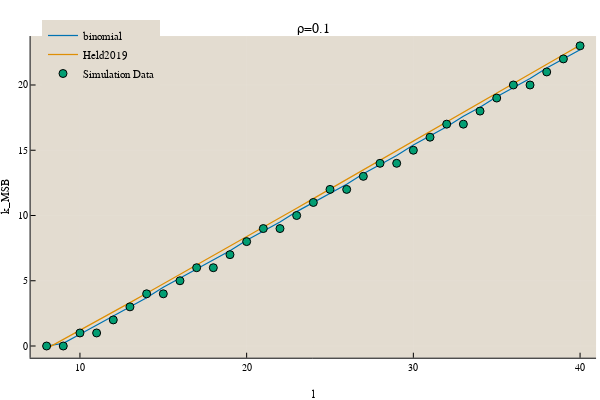

Source (notebook cell):
### Code cell
k_max_smooth, k_msb, Load_smooth, Load_msb = theoretical_smooth(0.1)
plot(8:40, k_max_smooth/10, ylabel="k_MSB", xlabel="l", label="binomial", legend=:topleft, title="ρ=0.1", titlefontsize=10)
plot!(8:40, k_msb, label="Held2019")
scatter!(8:40, [get_max(df, l, .1) for l in 8:40]./ 2, label="Simulation Data")

### Figure 1 — Plotly figure (JSON) as saved in the notebook; plotly's stock layout.template omitted (floating-point values rounded to 4 significant figures)
{"data": [{"colorbar": {"title": ""}, "legendgroup": "binomial", "line": {"color": "rgba(1, 115, 178, 1.000)", "dash": "solid", "shape": "linear", "width": 1.25}, "mode": "lines", "name": "binomial", "showlegend": true, "type": "scatter", "x": [8, 9, 10, 11, 12, 13, 14, 15, 16, 17, 18, 19, 20, 21, 22, 23, 24, 25, 26, 27, 28, 29, 30, 31, 32, 33, 34, 35, 36, 37, 38, 39, 40], "xaxis": "x1", "y": [0, 0.2, 0.9, 1.6, 2.3, 3, 3.7, 4.5, 5.2, 5.9, 6.6, 7.3, 8.1, 8.8, 9.5, 10.3, 11, 11.7, 12.4, 13.2, 13.9, 14.6, 15.4, 16.1, 16.8, 17.6, 18.3, 19.1, 19.8, 20.5, 21.3, 22, 22.7], "yaxis": "y1", "zmax": null, "zmin": null}, {"colorbar": {"title": ""}, "legendgroup": "Held2019", "line": {"color": "rgba(222, 143, 5, 1.000)", "dash": "solid", "shape": "linear", "width": 1.25}, "mode": "lines", "name": "Held2019", "showlegend": true, "type": "scatter", "x": [8, 9, 10, 11, 12, 13, 14, 15, 16, 17, 18, 19, 20, 21, 22, 23, 24, 25, 26, 27, 28, 29, 30, 31, 32, 33, 34, 35, 36, 37, 38, 39, 40], "xaxis": "x1", "y": [-0.1989, 0.4966, 1.198, 1.904, 2.613, 3.326, 4.042, 4.76, 5.48, 6.202, 6.925, 7.65, 8.376, 9.103, 9.832, 10.56, 11.29, 12.02, 12.75, 13.49, 14.22, 14.95, 15.69, 16.42, 17.16, 17.89, 18.63, 19.37, 20.1, 20.84, 21.58, 22.32, 23.05], "yaxis": "y1", "zmax": null, "zmin": null}, {"colorbar": {"title": ""}, "legendgroup": "Simulation Data", "marker": {"color": "rgba(2, 158, 115, 1.000)", "line": {"color": "rgba(0, 0, 0, 1.000)", "width": 1}, "size": 8, "symbol": "circle"}, "mode": "markers", "name": "Simulation Data", "showlegend": true, "type": "scatter", "x": [8, 9, 10, 11, 12, 13, 14, 15, 16, 17, 18, 19, 20, 21, 22, 23, 24, 25, 26, 27, 28, 29, 30, 31, 32, 33, 34, 35, 36, 37, 38, 39, 40], "xaxis": "x1", "y": [0, 0, 1, 1, 2, 3, 4, 4, 5, 6, 6, 7, 8, 9, 9, 10, 11, 12, 12, 13, 14, 14, 15, 16, 17, 17, 18, 19, 20, 20, 21, 22, 23], "yaxis": "y1", "zmax": null, "zmin": null}], "layout": {"annotations": [{"font": {"color": "rgba(0, 0, 0, 1.000)", "family": "Lucida Sans Unicode", "size": 14}, "rotation": 0, "showarrow": false, "text": "ρ=0.1", "x": 0.5222, "xanchor": "center", "xref": "paper", "y": 1, "yanchor": "top", "yref": "paper"}], "height": 400, "legend": {"bgcolor": "rgba(227, 220, 208, 1.000)", "bordercolor": "rgba(227, 220, 208, 1.000)", "borderwidth": 1, "font": {"color": "rgba(0, 0, 0, 1.000)", "family": "sans-serif", "size": 11}, "tracegroupgap": 0, "traceorder": "normal", "x": 0.07, "xanchor": "left", "y": 1, "yanchor": "top"}, "margin": {"b": 20, "l": 0, "r": 0, "t": 20}, "paper_bgcolor": "rgba(255, 255, 255, 1.000)", "plot_bgcolor": "rgba(227, 220, 208, 1.000)", "showlegend": true, "width": 600, "xaxis": {"anchor": "y1", "domain": [0.05101, 0.9934], "gridcolor": "rgba(255, 255, 255, 0.100)", "gridwidth": 0.5, "linecolor": "rgba(0, 0, 0, 1.000)", "mirror": false, "range": [7.04, 40.96], "showgrid": true, "showline": true, "showticklabels": true, "tickangle": 0, "tickcolor": "rgb(0, 0, 0)", "tickfont": {"color": "rgba(0, 0, 0, 1.000)", "family": "Lucida Sans Unicode", "size": 10}, "tickmode": "array", "ticks": "inside", "ticktext": ["10", "20", "30", "40"], "tickvals": [10, 20, 30, 40], "title": "l", "titlefont": {"color": "rgba(0, 0, 0, 1.000)", "family": "Lucida Sans Unicode", "size": 11}, "type": "-", "visible": true, "zeroline": false, "zerolinecolor": "rgba(0, 0, 0, 1.000)"}, "yaxis": {"anchor": "x1", "domain": [0.06193, 0.9554], "gridcolor": "rgba(255, 255, 255, 0.100)", "gridwidth": 0.5, "linecolor": "rgba(0, 0, 0, 1.000)", "mirror": false, "range": [-0.8965, 23.75], "showgrid": true, "showline": true, "showticklabels": true, "tickangle": 0, "tickcolor": "rgb(0, 0, 0)", "tickfont": {"color": "rgba(0, 0, 0, 1.000)", "family": "Lucida Sans Unicode", "size": 10}, "tickmode": "array", "ticks": "inside", "ticktext": ["0", "5", "10", "15", "20"], "tickvals": [0, 5, 10, 15, 20], "title": "k_MSB", "titlefont": {"color": "rgba(0, 0, 0, 1.000)", "family": "Lucida Sans Unicode", "size": 11}, "type": "-", "visible": true, "zeroline": false, "zerolinecolor": "rgba(0, 0, 0, 1.000)"}}}
